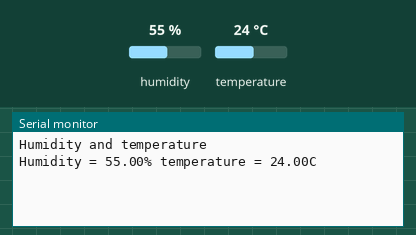
Recording of a sketch running on a simulated Arduino Uno, built with avr-gcc and run on an emulated ATmega328P. Parts: the last lines printed to the serial monitor. The test bench sets the inputs (shaded band); at power-on: humidity 55 %, temperature 24 °C.

Above: at 2.2 s.
2.3 s: humidity set to 22 %
At 4.0 s:
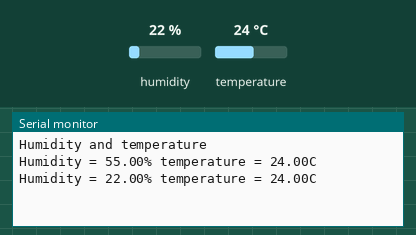
5.0 s: temperature set to 12 °C
At 6.5 s:
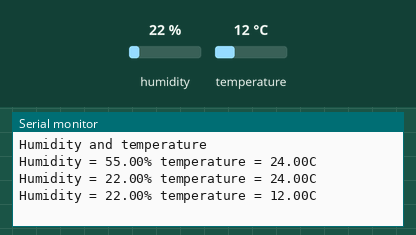
7.7 s: humidity set to 40 %
At 10.1 s:
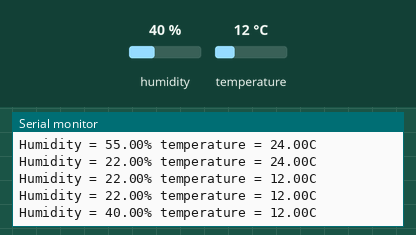
Timing chart, 0 to 11.6 s (numbered marks = the images above; inputs shaded):
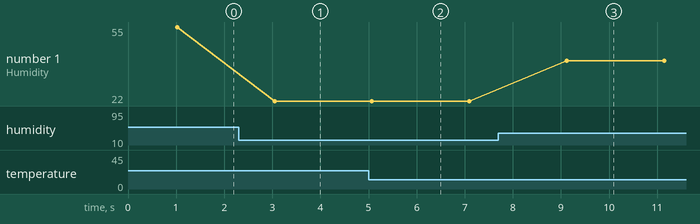

Measured:
- after the input at 2.3 s, the serial monitor: prints a new line after 0.75 s (image 1)
- after the input at 5.0 s, the serial monitor: prints a new line after 0.07 s (image 2)
- after the input at 7.7 s, the serial monitor: prints a new line after 1.4 s (image 3)
- plotted number 1: 55 → 22 after the input at 2.3 s, 22 → 40 after the input at 7.7 s

The sketch:

DHT_read.ino
```cpp
#include <dht.h>

#define dht_dpin 2

dht DHT;

void setup(){
  //put your setup code here, to run once;
  Serial.begin(9600);
  delay(300);
  Serial.println("Humidity and temperature\n\n");
  delay(700);
}

void loop(){
  //put your main code here, to run repeatedly;
  DHT.read11(dht_dpin);
  Serial.print("Humidity = ");
  Serial.print(DHT.humidity);
  Serial.print("% ");
  Serial.print("temperature = ");
  Serial.print(DHT.temperature);
  Serial.println("C ");
  delay(2000);
}
```
